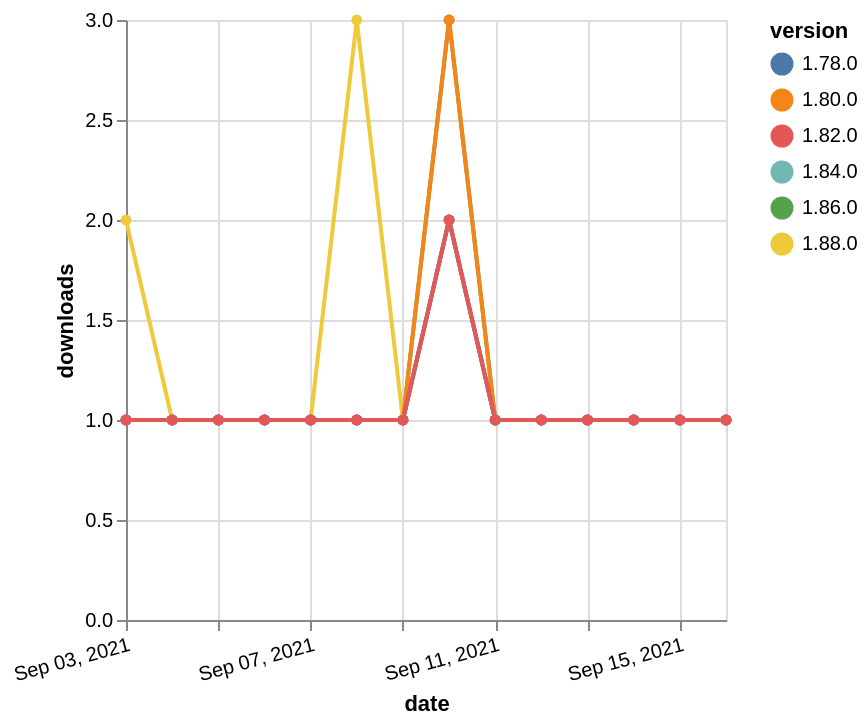

Vega-Lite specification stored for this chart:
### Vega-Lite specification from a JSON file in a GitHub repository (floating-point values rounded to 4 significant figures)
{"$schema": "https://vega.github.io/schema/vega-lite/v5.json", "description": "A simple bar chart with embedded data.", "data": {"values": [{"date": "2021-09-03", "total": 182, "delta": 1, "version": "1.86.0"}, {"date": "2021-09-04", "total": 183, "delta": 1, "version": "1.86.0"}, {"date": "2021-09-05", "total": 184, "delta": 1, "version": "1.86.0"}, {"date": "2021-09-06", "total": 185, "delta": 1, "version": "1.86.0"}, {"date": "2021-09-07", "total": 186, "delta": 1, "version": "1.86.0"}, {"date": "2021-09-08", "total": 187, "delta": 1, "version": "1.86.0"}, {"date": "2021-09-09", "total": 188, "delta": 1, "version": "1.86.0"}, {"date": "2021-09-10", "total": 191, "delta": 3, "version": "1.86.0"}, {"date": "2021-09-11", "total": 192, "delta": 1, "version": "1.86.0"}, {"date": "2021-09-12", "total": 193, "delta": 1, "version": "1.86.0"}, {"date": "2021-09-13", "total": 194, "delta": 1, "version": "1.86.0"}, {"date": "2021-09-14", "total": 195, "delta": 1, "version": "1.86.0"}, {"date": "2021-09-15", "total": 196, "delta": 1, "version": "1.86.0"}, {"date": "2021-09-16", "total": 197, "delta": 1, "version": "1.86.0"}, {"date": "2021-09-03", "total": 112, "delta": 2, "version": "1.88.0"}, {"date": "2021-09-04", "total": 113, "delta": 1, "version": "1.88.0"}, {"date": "2021-09-05", "total": 114, "delta": 1, "version": "1.88.0"}, {"date": "2021-09-06", "total": 115, "delta": 1, "version": "1.88.0"}, {"date": "2021-09-07", "total": 116, "delta": 1, "version": "1.88.0"}, {"date": "2021-09-08", "total": 119, "delta": 3, "version": "1.88.0"}, {"date": "2021-09-09", "total": 120, "delta": 1, "version": "1.88.0"}, {"date": "2021-09-10", "total": 122, "delta": 2, "version": "1.88.0"}, {"date": "2021-09-11", "total": 123, "delta": 1, "version": "1.88.0"}, {"date": "2021-09-12", "total": 124, "delta": 1, "version": "1.88.0"}, {"date": "2021-09-13", "total": 125, "delta": 1, "version": "1.88.0"}, {"date": "2021-09-14", "total": 126, "delta": 1, "version": "1.88.0"}, {"date": "2021-09-15", "total": 127, "delta": 1, "version": "1.88.0"}, {"date": "2021-09-16", "total": 128, "delta": 1, "version": "1.88.0"}, {"date": "2021-09-03", "total": 154, "delta": 1, "version": "1.84.0"}, {"date": "2021-09-04", "total": 155, "delta": 1, "version": "1.84.0"}, {"date": "2021-09-05", "total": 156, "delta": 1, "version": "1.84.0"}, {"date": "2021-09-06", "total": 157, "delta": 1, "version": "1.84.0"}, {"date": "2021-09-07", "total": 158, "delta": 1, "version": "1.84.0"}, {"date": "2021-09-08", "total": 159, "delta": 1, "version": "1.84.0"}, {"date": "2021-09-09", "total": 160, "delta": 1, "version": "1.84.0"}, {"date": "2021-09-10", "total": 162, "delta": 2, "version": "1.84.0"}, {"date": "2021-09-11", "total": 163, "delta": 1, "version": "1.84.0"}, {"date": "2021-09-12", "total": 164, "delta": 1, "version": "1.84.0"}, {"date": "2021-09-13", "total": 165, "delta": 1, "version": "1.84.0"}, {"date": "2021-09-14", "total": 166, "delta": 1, "version": "1.84.0"}, {"date": "2021-09-15", "total": 167, "delta": 1, "version": "1.84.0"}, {"date": "2021-09-16", "total": 168, "delta": 1, "version": "1.84.0"}, {"date": "2021-09-03", "total": 317, "delta": 1, "version": "1.80.0"}, {"date": "2021-09-04", "total": 318, "delta": 1, "version": "1.80.0"}, {"date": "2021-09-05", "total": 319, "delta": 1, "version": "1.80.0"}, {"date": "2021-09-06", "total": 320, "delta": 1, "version": "1.80.0"}, {"date": "2021-09-07", "total": 321, "delta": 1, "version": "1.80.0"}, {"date": "2021-09-08", "total": 322, "delta": 1, "version": "1.80.0"}, {"date": "2021-09-09", "total": 323, "delta": 1, "version": "1.80.0"}, {"date": "2021-09-10", "total": 326, "delta": 3, "version": "1.80.0"}, {"date": "2021-09-11", "total": 327, "delta": 1, "version": "1.80.0"}, {"date": "2021-09-12", "total": 328, "delta": 1, "version": "1.80.0"}, {"date": "2021-09-13", "total": 329, "delta": 1, "version": "1.80.0"}, {"date": "2021-09-14", "total": 330, "delta": 1, "version": "1.80.0"}, {"date": "2021-09-15", "total": 331, "delta": 1, "version": "1.80.0"}, {"date": "2021-09-16", "total": 332, "delta": 1, "version": "1.80.0"}, {"date": "2021-09-03", "total": 234, "delta": 1, "version": "1.78.0"}, {"date": "2021-09-04", "total": 235, "delta": 1, "version": "1.78.0"}, {"date": "2021-09-05", "total": 236, "delta": 1, "version": "1.78.0"}, {"date": "2021-09-06", "total": 237, "delta": 1, "version": "1.78.0"}, {"date": "2021-09-07", "total": 238, "delta": 1, "version": "1.78.0"}, {"date": "2021-09-08", "total": 239, "delta": 1, "version": "1.78.0"}, {"date": "2021-09-09", "total": 240, "delta": 1, "version": "1.78.0"}, {"date": "2021-09-10", "total": 242, "delta": 2, "version": "1.78.0"}, {"date": "2021-09-11", "total": 243, "delta": 1, "version": "1.78.0"}, {"date": "2021-09-12", "total": 244, "delta": 1, "version": "1.78.0"}, {"date": "2021-09-13", "total": 245, "delta": 1, "version": "1.78.0"}, {"date": "2021-09-14", "total": 246, "delta": 1, "version": "1.78.0"}, {"date": "2021-09-15", "total": 247, "delta": 1, "version": "1.78.0"}, {"date": "2021-09-16", "total": 248, "delta": 1, "version": "1.78.0"}, {"date": "2021-09-03", "total": 180, "delta": 1, "version": "1.82.0"}, {"date": "2021-09-04", "total": 181, "delta": 1, "version": "1.82.0"}, {"date": "2021-09-05", "total": 182, "delta": 1, "version": "1.82.0"}, {"date": "2021-09-06", "total": 183, "delta": 1, "version": "1.82.0"}, {"date": "2021-09-07", "total": 184, "delta": 1, "version": "1.82.0"}, {"date": "2021-09-08", "total": 185, "delta": 1, "version": "1.82.0"}, {"date": "2021-09-09", "total": 186, "delta": 1, "version": "1.82.0"}, {"date": "2021-09-10", "total": 188, "delta": 2, "version": "1.82.0"}, {"date": "2021-09-11", "total": 189, "delta": 1, "version": "1.82.0"}, {"date": "2021-09-12", "total": 190, "delta": 1, "version": "1.82.0"}, {"date": "2021-09-13", "total": 191, "delta": 1, "version": "1.82.0"}, {"date": "2021-09-14", "total": 192, "delta": 1, "version": "1.82.0"}, {"date": "2021-09-15", "total": 193, "delta": 1, "version": "1.82.0"}, {"date": "2021-09-16", "total": 194, "delta": 1, "version": "1.82.0"}]}, "width": "container", "mark": {"type": "line", "point": {"filled": true}}, "encoding": {"x": {"field": "date", "type": "temporal", "timeUnit": "yearmonthdate", "title": "date", "axis": {"labelAngle": -15}}, "y": {"field": "delta", "type": "quantitative", "title": "downloads"}, "color": {"field": "version", "type": "nominal"}, "tooltip": {"field": "delta"}}}
